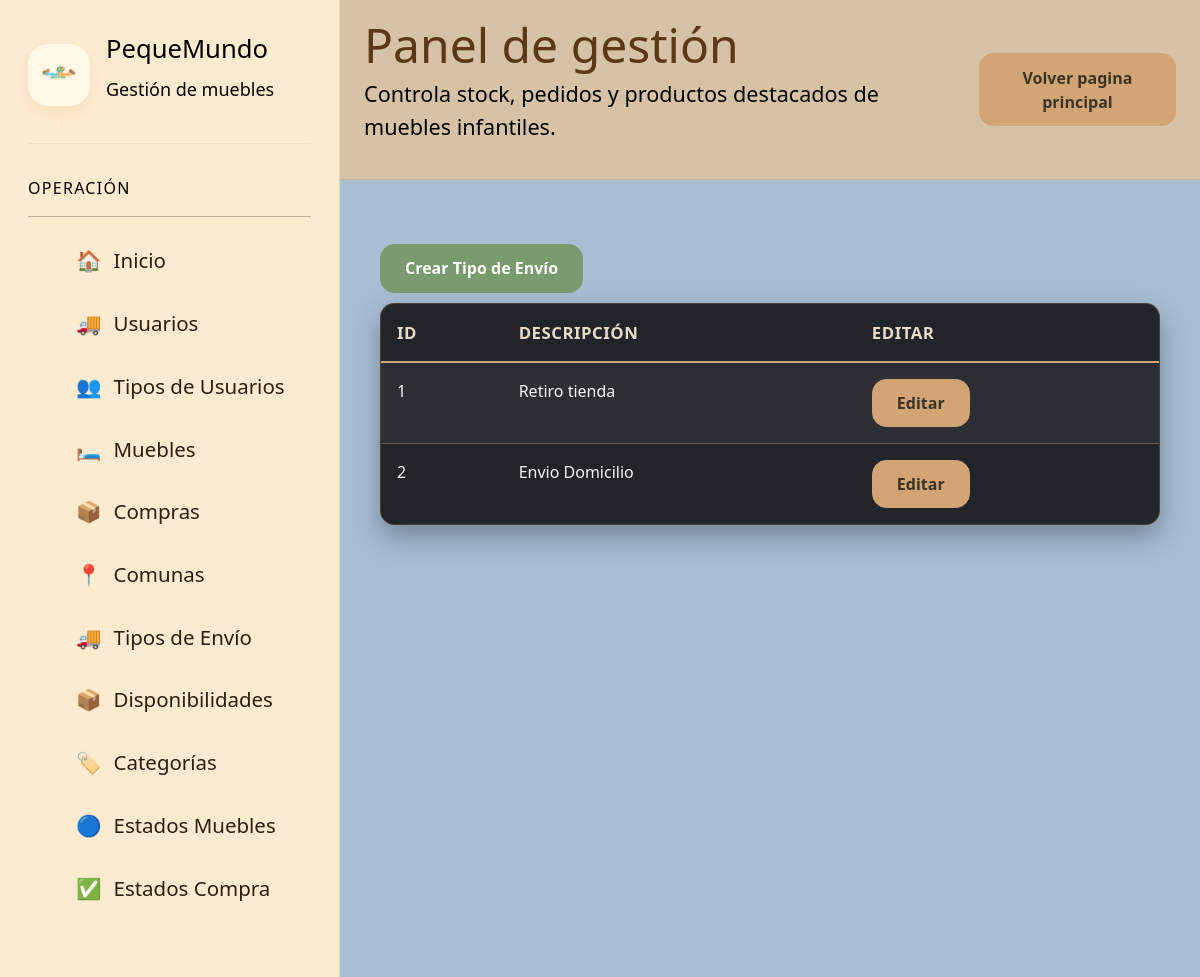
The app's page /paginaGestionTiposEnvio/ (signed in) with its own data.
### app/models.py (models this page shows, shortened)
class tipoEnvio(models.Model):
    id = models.AutoField(primary_key=True)
    descripcion = models.CharField(max_length=30)

### app/views.py (the view)
# urls.py: path('paginaGestionTiposEnvio/', paginaGestionTiposEnvio, name='IDpaginaGestionTiposEnvio'),
@login_required
@user_passes_test(lambda u: u.groups.filter(name__in=['admin', 'vendedores', 'finanzas']).exists(),login_url='IDindex')
def paginaGestionTiposEnvio(request):
    tipos_envio_list = tipoEnvio.objects.all()
    datos = {
        'tipos_envio': tipos_envio_list
    }
    return render(request, 'gestiones/administracion/administrador/gestionTiposEnvio.html', datos)

### app/templates/gestiones/administracion/administrador/gestionTiposEnvio.html
{% load static %}
{% include 'gestiones/baseGestion/navbarGestion.html' %}
<div class="container mt-4">
    <a href="{% url 'IDpaginaGestionCrearTipoEnvio' %}">
        <button class="btn btn-success" style="margin-bottom: 10px;">
            Crear Tipo de Envío
        </button>
    </a>
    <table class="table table-dark table-striped table-hover">
        <thead>
            <tr>
                <th>ID</th>
                <th>Descripción</th>
                <th>Editar</th>
            </tr>
        </thead>
        <tbody>
            {% for tipo_envio in tipos_envio %}
                <tr>
                    <td>{{ tipo_envio.id }}</td>
                    <td>{{ tipo_envio.descripcion }}</td>
                    <td>
                        <a href="{% url 'IDpaginaGestionEditarTipoEnvio' tipo_envio.id %}" class="btn btn-warning btn-sm">
                            Editar
                        </a>
                    </td>
                </tr>
            {% empty %}
                <tr>
                    <td colspan="4" class="text-center">No hay tipos de envío registrados.</td>
                </tr>
            {% endfor %}
        </tbody>
    </table>
</div>
{% include 'gestiones/baseGestion/footerGestion.html' %}

### app/templates/gestiones/baseGestion/navbarGestion.html (shortened to what this page needs)
{% load static %}
<!DOCTYPE html>
<html lang="es" data-theme="light">
<head>
    <link href="https://api.fontshare.com/v2/css?f[]=satoshi@400,500,700,900&display=swap" rel="stylesheet">
    <link
        href="https://cdn.jsdelivr.net/npm/bootstrap@5.3.3/dist/css/bootstrap.min.css"
        rel="stylesheet"
    >
    <link rel="stylesheet" href="../../../static/css/gestionmuebles.css">
    <link rel="stylesheet" href="../../../static/css/gestionpedidos.css">
    <link rel="stylesheet" href="../../../static/css/gestionusuarios.css">
    <link rel="stylesheet" href="../../../static/css/gestioncomunas.css">
    <link rel="stylesheet" href="../../../static/css/gestiontiposenvio.css">
    <link rel="stylesheet" href="../../../static/css/gestiontiposcuenta.css">
    <link rel="stylesheet" href="../../../static/css/gestionperfiles.css">
    <link rel="stylesheet" href="../../../static/css/gestiondisponibilidades.css">
    <link rel="stylesheet" href="../../../static/css/gestioncategoriamuebles.css">
    <link rel="stylesheet" href="../../../static/css/gestionestadosmuebles.css">
    <link rel="stylesheet" href="../../../static/css/gestionestadosproductoscomprados.css">
</head>
<body  style="background-color: aliceblue;">
    <div class="app">
        <aside class="sidebar"  style="background: #FDEBD0; color: black;" aria-label="Barra lateral principal">
            <div class="brand">
                <img src="{% static 'img/pequemundo_logo.png' %}"
                    alt="Logo principal de PequeMundo Muebles">
                <div class="brand-copy">
                    <h1>PequeMundo</h1>
                    <p style="color: black;">Gestión de muebles</p>
                </div>
            </div>
            <div class="nav-group">
                <p class="nav-title" style="color: black;">Operación</p>
                <hr>
                <ul class="nav-list">
                    <li>
                        <a class="nav-item" href="{% url 'IDpaginaInicioGestiones' %}">
                            <span>🏠</span>
                            <span>Inicio</span>
                        </a>
                    </li>
                    {% if user.is_authenticated %}
                        {% for group in user.groups.all %}
                            {% if group.name == 'admin'%}
                                <li>
                                    <a class="nav-item" href="{% url 'IDpaginaGestionUsuarios' %}">
                                    <span>🚚</span>
                                    <span>Usuarios</span>
                                    </a>
                                </li>
                                <li>
                                    <a class="nav-item" href="{% url 'IDpaginaGestionPerfiles' %}">
                                    <span>👥</span>
                                    <span>Tipos de Usuarios</span>
                                    </a>
                                </li>
                            {% endif %}
                            {% if group.name == 'admin' or  group.name == 'vendedores' %}
                                <li>
                                    <a class="nav-item" href="{% url 'IDpaginaGestionMuebles' %}">
                                        <span>🛏️</span>
                                        <span>Muebles</span>
                                    </a>
                                </li>
                                <li>
                                    <a class="nav-item" href="{% url 'IDpaginaGestionCompras' %}">
                                        <span>📦</span>
                                        <span>Compras</span>
                                    </a>
                                </li>
                                <li>
                                    <a class="nav-item" href="{% url 'IDpaginaGestionComunas' %}">
                                    <span>📍</span>
                                    <span>Comunas</span>
                                    </a>
                                </li>
                                <li>
                                    <a class="nav-item" href="{% url 'IDpaginaGestionTiposEnvio' %}">
                                    <span>🚚</span>
                                    <span>Tipos de Envío</span>
                                    </a>
                                </li>
                                <li>
                                    <a class="nav-item" href="{% url 'IDpaginaGestionDisponibilidades' %}">
                                    <span>📦</span>
                                    <span>Disponibilidades</span>
                                    </a>
                                </li>
                                <li>
                                    <a class="nav-item" href="{% url 'IDpaginaGestionCategoriasMuebles' %}">
                                    <span>🏷️</span>
                                    <span>Categorías</span>
                                    </a>
                                </li>
                                <li>
                                    <a class="nav-item" href="{% url 'IDpaginaGestionEstadosMuebles' %}">
                                    <span>🔵</span>
                                    <span>Estados Muebles</span>
                                    </a>
                                </li>
                                <li>
                                    <a class="nav-item" href="{% url 'IDpaginaGestionEstadosProductosComprados' %}">
                                    <span>✅</span>
                                    <span>Estados Compra</span>
                                    </a>
                                </li>
                            {% endif %}
                        {% endfor %}
                    {% endif %}
                </ul>
            </div>
        </aside>
        <header class="header" style="background: #D6C3A5;">
            <div>
                <h2>Panel de gestión</h2>
                <p style="color: black;">
                    Controla stock, pedidos y productos destacados
                    de muebles infantiles.
                </p>
            </div>
            <div>
                <a href="{% url 'IDindex' %}">
                    <button class="btn btn-warning">Volver pagina principal</button>
                </a>
            </div>
        </header>
        <main class="main" id="contenido" style="background-color: #A7BED3;">

### app/static/css/gestionmuebles.css (style rules this page uses)
:root, [data-theme="light"] { --text-xs: clamp(0.75rem, 0.7rem + 0.25vw, 0.875rem); --text-sm: clamp(0.875rem, 0.8rem + 0.35vw, 1rem); --text-base: clamp(1rem, 0.95rem + 0.25vw, 1.125rem); --text-lg: clamp(1.125rem, 1rem + 0.75vw, 1.5rem); --text-xl: clamp(1.5rem, 1.2rem + 1.25vw, 2.25rem); --space-1: 0.25rem; --space-2: 0.5rem; --space-3: 0.75rem; --space-4: 1rem; --space-5: 1.25rem; --space-6: 1.5rem; --space-8: 2rem; --space-10: 2.5rem; --space-12: 3rem; --space-16: 4rem; --color-bg: #fffdf7; --color-surface: #ffffff; --color-surface-2: #fff8e7; --color-surface-offset: #fff2cc; --color-border: rgba(110, 73, 22, 0.15); --color-divider: rgba(110, 73, 22, 0.08); --color-text: #5b3815; --color-text-muted: #8d6a3d; --color-text-faint: #b79a73; --color-primary: #f4bf24; --color-primary-hover: #e3ab0d; --color-primary-active: #ca9400; --color-primary-soft: #fff1b8; --color-success: #65b741; --color-blue: #41b8ff; --color-orange: #ff9d2e; --radius-sm: 0.6rem; --radius-md: 0.9rem; --radius-lg: 1.3rem; --radius-xl: 1.8rem; --radius-full: 9999px; --shadow-sm: 0 6px 16px rgba(154, 117, 38, 0.08); --shadow-md: 0 12px 28px rgba(154, 117, 38, 0.12); --transition: 180ms cubic-bezier(0.16, 1, 0.3, 1); --font-body: 'Satoshi', system-ui, sans-serif; }
*, *::before, *::after { box-sizing: border-box; margin: 0; padding: 0; }
html, body { height: 100%; }
body { font-family: var(--font-body); font-size: var(--text-base); background: radial-gradient(circle at top right, rgba(255, 234, 145, 0.35), transparent 24%), linear-gradient(180deg, var(--color-bg) 0%, #fff9eb 100%); color: var(--color-text); overflow: hidden; }
img { display: block; max-width: 100%; height: auto; }
button, input, select { font: inherit; }
button { border: none; cursor: pointer; }
a { color: inherit; text-decoration: none; }
.app { display: grid; grid-template-columns: 280px 1fr; grid-template-rows: auto 1fr; height: 100dvh; }
.sidebar { grid-row: 1 / -1; background: color-mix(in srgb, var(--color-surface) 88%, white 12%); border-right: 1px solid var(--color-border); padding: var(--space-6); overflow-y: auto; }
.brand { display: flex; align-items: center; gap: var(--space-4); margin-bottom: var(--space-8); padding-bottom: var(--space-6); border-bottom: 1px solid var(--color-divider); }
.brand img { width: 62px; height: 62px; object-fit: contain; border-radius: var(--radius-lg); background: var(--color-surface-2); box-shadow: var(--shadow-sm); padding: var(--space-2); }
.brand h1 { font-size: var(--text-lg); line-height: 1.1; }
.brand p { color: var(--color-text-muted); font-size: var(--text-sm); }
.nav-group { margin-bottom: var(--space-8); }
.nav-title { font-size: var(--text-xs); text-transform: uppercase; letter-spacing: 0.08em; color: var(--color-text-faint); margin-bottom: var(--space-3); }
.nav-list { list-style: none; display: grid; gap: var(--space-2); }
.nav-item { display: flex; align-items: center; gap: var(--space-3); padding: var(--space-3) var(--space-4); border-radius: var(--radius-md); color: var(--color-text-muted); transition: background var(--transition), color var(--transition), transform var(--transition); }
.header { grid-column: 2; display: flex; align-items: center; justify-content: space-between; gap: var(--space-4); padding: var(--space-5) var(--space-6); border-bottom: 1px solid var(--color-border); background: rgba(255, 255, 255, 0.72); backdrop-filter: blur(14px); position: sticky; top: 0; z-index: 10; }
.header h2 { font-size: var(--text-xl); line-height: 1.05; }
.header p { color: var(--color-text-muted); font-size: var(--text-sm); }
.icon-btn, .btn { min-height: 44px; padding: 0 var(--space-4); border-radius: var(--radius-full); transition: transform var(--transition), background var(--transition), box-shadow var(--transition); }
.main { grid-column: 2; overflow-y: auto; padding: var(--space-6); display: grid; gap: var(--space-6); overscroll-behavior: contain; }
table { width: 100%; border-collapse: collapse; }
th, td { text-align: left; padding: var(--space-3); border-bottom: 1px solid var(--color-divider); font-size: var(--text-sm); }
th { color: var(--color-text-muted); font-weight: 700; position: sticky; top: 0; background: var(--color-surface); }

### records on screen
tipoEnvio: id "1", descripcion "Retiro tienda"
tipoEnvio: id "2", descripcion "Envio Domicilio"
